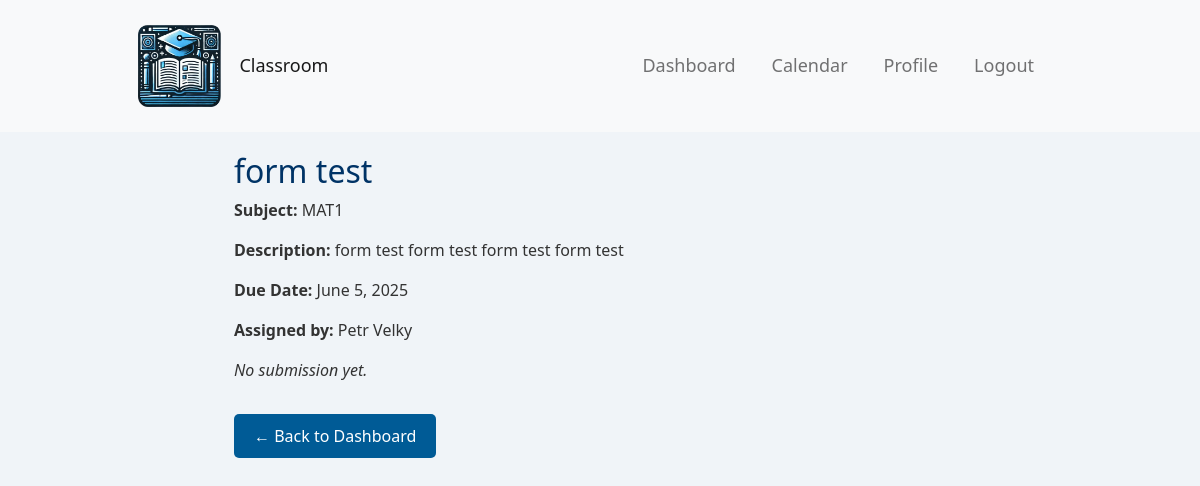
/homework/35/ (signed in), run on an earlier commit of the app's database.
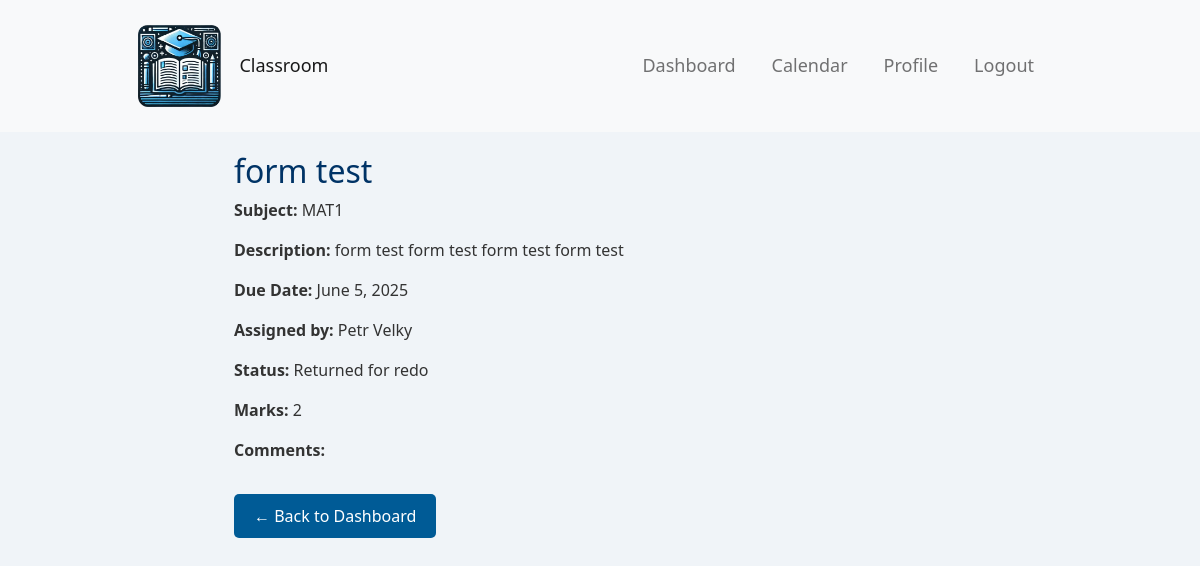
And on a later commit of the database.
### polls/models.py (models this page shows, shortened)
class Submission(models.Model):
    STATUS_CHOICES = [
        ('pending', 'Pending'),
        ('returned', 'Returned for redo'),
        ('graded', 'Graded'),
    ]
    student = models.ForeignKey(settings.AUTH_USER_MODEL, on_delete=models.CASCADE, related_name='submissions')
    homework = models.ForeignKey(Homework, on_delete=models.CASCADE, related_name='submissions')
    submitted_on = models.DateTimeField(auto_now_add=True)
    marks = models.IntegerField(null=True, blank=True)
    comments_teacher = models.TextField(null=True, blank=True)
    comments_student = models.TextField(null=True, blank=True)
    allow_resubmission = models.BooleanField(default=False)
    status = models.CharField(max_length=10, choices=STATUS_CHOICES, default='pending')

### polls/views.py (the view)
# urls.py: path('homework/<int:pk>/', polls.views.homework_detail, name='homework_detail'),
@login_required
def homework_detail(request, pk):
    homework = get_object_or_404(Homework, pk=pk)
    submission = homework.submissions.filter(student=request.user).first()
    return render(request, 'homework_detail.html', {
        'homework': homework,
        'submission': submission
    })

### polls/models.py (called while the page is built)
    def __str__(self):
        return self.name

### templates/homework_detail.html (shortened to what this page needs)
{% extends 'base.html' %}
{% block content %}
    <div class="container">
        <h2>{{ homework.title }}</h2>
        <p><strong>Subject:</strong> {{ homework.subject }}</p>
        <p><strong>Description:</strong> {{ homework.description }}</p>
        <p><strong>Due Date:</strong> {{ homework.due_date }}</p>
        <p><strong>Assigned by:</strong> {{ homework.teacher.get_full_name }}</p>
        {% if submission %}
            <p><strong>Status:</strong> {{ submission.get_status_display }}</p>
            <p><strong>Marks:</strong> {{ submission.marks }}</p>
            <p><strong>Comments:</strong> {{ submission.comments }}</p>
        {% else %}
            <p><em>No submission yet.</em></p>
        {% endif %}
        <a href="{% url 'dashboard' %}" class="btn btn-secondary mt-3">← Back to Dashboard</a>
    </div>
{% endblock %}

What changed in the data, as far as the page shows it:
added Submission: status "Returned for redo", marks "2"
Also different on the page:
text no longer shown: "No submission yet."
text now shown: "Status: Marks: Comments:"
